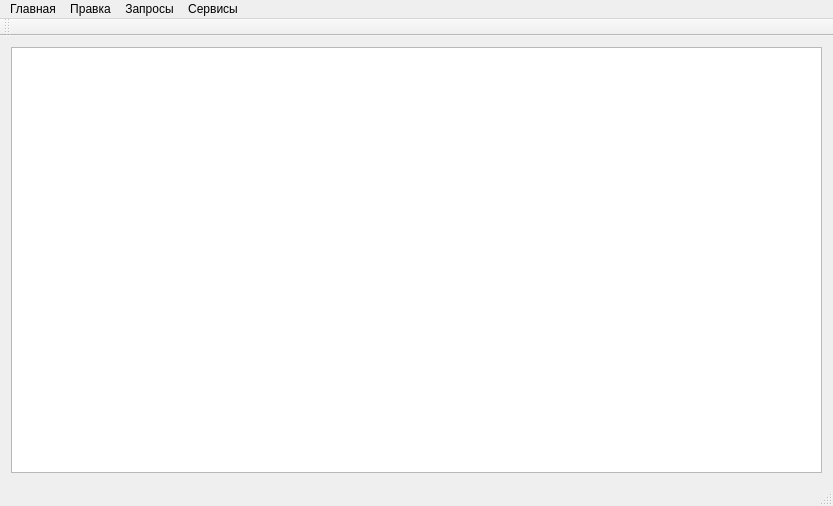
<?xml version="1.0" encoding="UTF-8"?>
<ui version="4.0">
 <class>MainWindow</class>
 <widget class="QMainWindow" name="MainWindow">
  <property name="geometry">
   <rect>
    <x>0</x>
    <y>0</y>
    <width>833</width>
    <height>506</height>
   </rect>
  </property>
  <property name="windowTitle">
   <string>Информационная система торговой организации парфюмерного базара</string>
  </property>
  <widget class="QWidget" name="centralWidget">
   <layout class="QGridLayout" name="gridLayout">
    <item row="0" column="0">
     <widget class="QTableView" name="tw"/>
    </item>
   </layout>
  </widget>
  <widget class="QMenuBar" name="menuBar">
   <property name="geometry">
    <rect>
     <x>0</x>
     <y>0</y>
     <width>833</width>
     <height>25</height>
    </rect>
   </property>
   <widget class="QMenu" name="menu">
    <property name="title">
     <string>Главная</string>
    </property>
    <addaction name="action"/>
    <addaction name="action_2"/>
    <addaction name="action_3"/>
    <addaction name="action_16"/>
   </widget>
   <widget class="QMenu" name="menu_2">
    <property name="title">
     <string>Правка</string>
    </property>
    <addaction name="action_8"/>
    <addaction name="action_9"/>
   </widget>
   <widget class="QMenu" name="menu_3">
    <property name="title">
     <string>Запросы</string>
    </property>
    <addaction name="action_10"/>
    <addaction name="action_11"/>
    <addaction name="action_12"/>
   </widget>
   <widget class="QMenu" name="menu_4">
    <property name="title">
     <string>Сервисы</string>
    </property>
    <addaction name="action_6"/>
    <addaction name="action_4"/>
    <addaction name="action_15"/>
    <addaction name="action_5"/>
   </widget>
   <addaction name="menu"/>
   <addaction name="menu_2"/>
   <addaction name="menu_3"/>
   <addaction name="menu_4"/>
  </widget>
  <widget class="QToolBar" name="mainToolBar">
   <attribute name="toolBarArea">
    <enum>TopToolBarArea</enum>
   </attribute>
   <attribute name="toolBarBreak">
    <bool>false</bool>
   </attribute>
  </widget>
  <widget class="QStatusBar" name="statusBar"/>
  <action name="action">
   <property name="text">
    <string>Таблица &quot;Сделки&quot;</string>
   </property>
  </action>
  <action name="action_2">
   <property name="text">
    <string>Таблица &quot;Поставки&quot;</string>
   </property>
  </action>
  <action name="action_3">
   <property name="text">
    <string>Таблица &quot;Поставщик&quot;</string>
   </property>
  </action>
  <action name="action_8">
   <property name="text">
    <string>Добавление строки</string>
   </property>
   <property name="shortcut">
    <string>Ctrl+N</string>
   </property>
  </action>
  <action name="action_9">
   <property name="text">
    <string>Редактирование строки</string>
   </property>
   <property name="shortcut">
    <string>Ctrl+U</string>
   </property>
  </action>
  <action name="action_10">
   <property name="text">
    <string>Поиск Брокеров</string>
   </property>
  </action>
  <action name="action_11">
   <property name="text">
    <string>Количество товаров на складе</string>
   </property>
  </action>
  <action name="action_12">
   <property name="text">
    <string>Поиск по продуктам</string>
   </property>
  </action>
  <action name="action_13">
   <property name="text">
    <string>Поиск по поставщикам</string>
   </property>
  </action>
  <action name="action_14">
   <property name="text">
    <string>Поиск по номеру </string>
   </property>
  </action>
  <action name="action_15">
   <property name="text">
    <string>Печать</string>
   </property>
  </action>
  <action name="action_16">
   <property name="text">
    <string>Таблица &quot;Продуктов&quot;</string>
   </property>
  </action>
  <action name="action_4">
   <property name="text">
    <string>Создать пользователя</string>
   </property>
  </action>
  <action name="action_5">
   <property name="text">
    <string>Выход</string>
   </property>
  </action>
  <action name="action_6">
   <property name="text">
    <string>Личный кабинет</string>
   </property>
  </action>
 </widget>
 <layoutdefault spacing="6" margin="11"/>
 <resources/>
 <connections/>
</ui>
